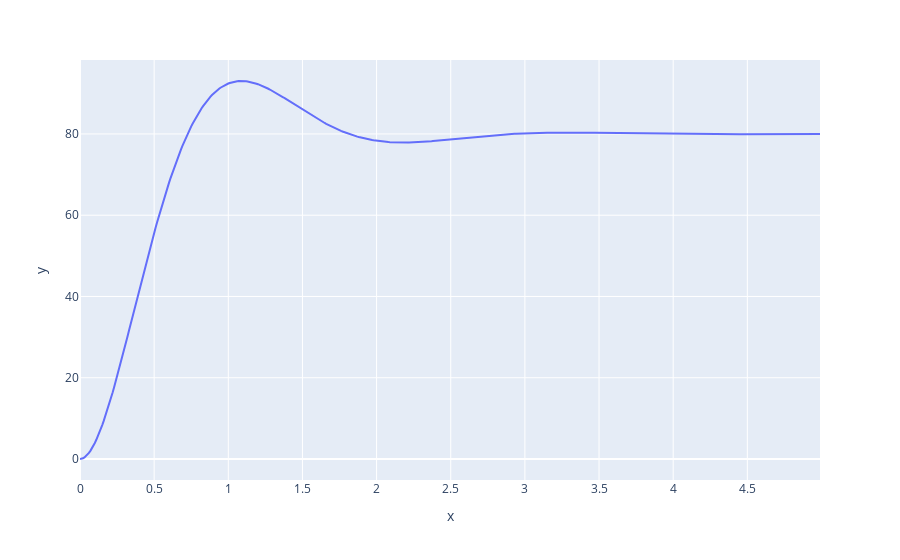

This figure's notebook cell:
### Code cell
fig = px.line(x=t, y=y[0])
fig.show()

### Figure 1 — Plotly figure (JSON) as saved in the notebook; plotly's stock layout.template omitted (floating-point values rounded to 4 significant figures; data arrays with more than 128 entries replaced by an {"elided": "..."} marker saying what was removed)
{"data": [{"hovertemplate": "x=%{x}<br>y=%{y}<extra></extra>", "legendgroup": "", "line": {"color": "#636efa", "dash": "solid"}, "marker": {"symbol": "circle"}, "mode": "lines", "name": "", "orientation": "v", "showlegend": false, "type": "scatter", "x": {"elided": "500 float values"}, "xaxis": "x", "y": {"elided": "500 float values"}, "yaxis": "y"}], "layout": {"legend": {"tracegroupgap": 0}, "margin": {"t": 60}, "xaxis": {"anchor": "y", "domain": [0, 1], "title": {"text": "x"}}, "yaxis": {"anchor": "x", "domain": [0, 1], "title": {"text": "y"}}}}
